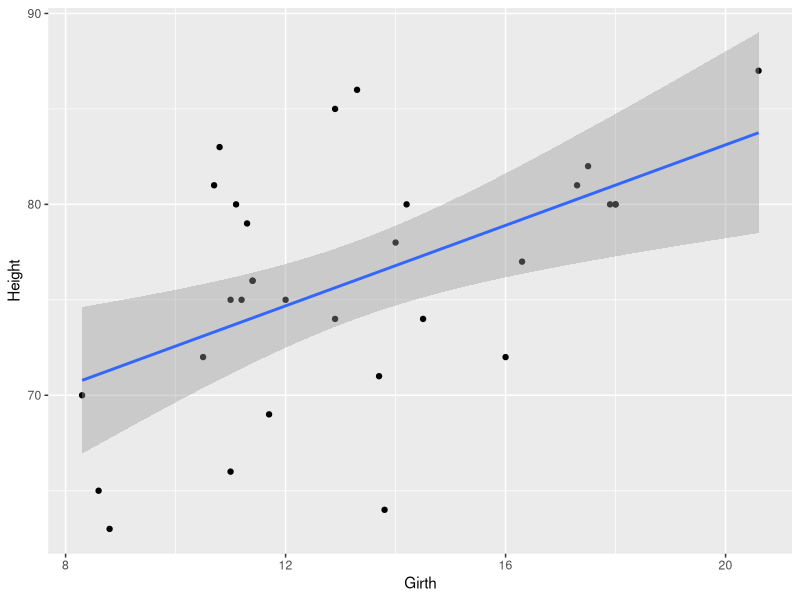

R code for this plot:
#How to use built in data sets of R
data() #All data sets in R
View(CO2) #To view data sets in R console
View(PlantGrowth)
View(iris)
View(mtcars)
View(trees)
View(npk) #npk data for factorial design

head(CO2) #To show first 6 rows of the data
names(CO2)#To show the names of the columns
nrow(CO2) #To show the numbers of rows
ncol(CO2) #To show the numbers of columns

install.packages("writexl") #To save .xlsx files
library(writexl)

write_xlsx(CO2, path = "D:\\R\\test1\\CO2.xlsx") #Command line to save .xlsx files

library(ggplot2) #To plot graphs and figures

ggplot(trees, aes(Girth, Height))+geom_point()+geom_smooth(method = "lm") #Scatter plot